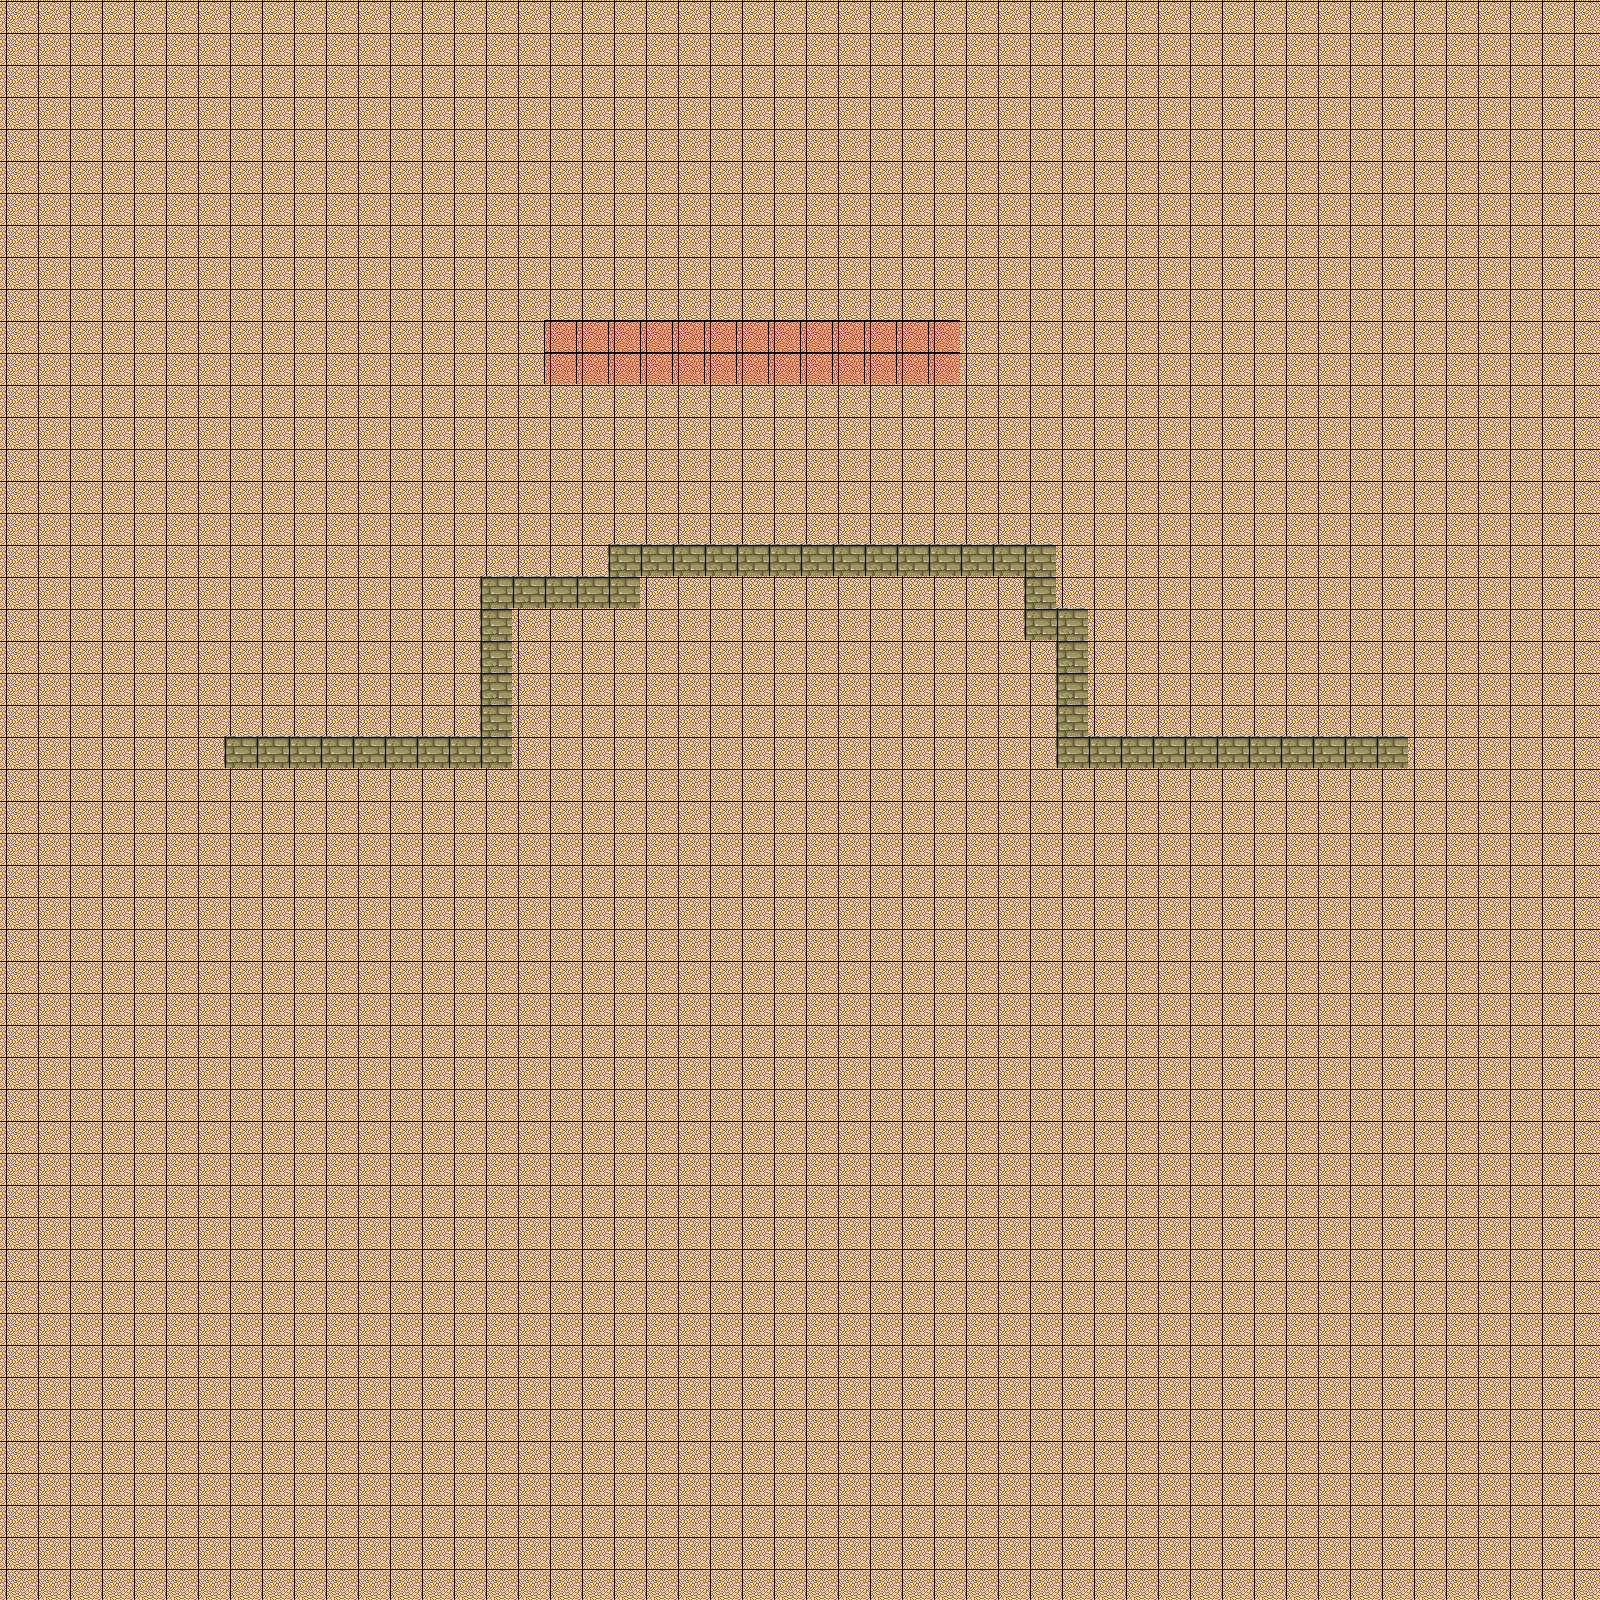

A 2D game scene composited from a Tiled map and its tileset images. What follows is a short description and the map's XML, with each tile layer's data collapsed to a summary:
An orthogonal 50x50 tile map with 32x32 px tiles, 3 tile layers (Background, Foreground, Meta), 2 tilesets and 9 objects (SpawnPoint).

<map version="1.2" tiledversion="1.3.4" orientation="orthogonal" renderorder="right-down" width="50" height="50" tilewidth="32" tileheight="32" infinite="0" nextlayerid="6" nextobjectid="19">
 <tileset firstgid="1" name="tmw_desert_spacing" tilewidth="32" tileheight="32" tilecount="48" columns="8">
  <image source="tmw_desert_spacing.png" width="265" height="199" />
 </tileset>
 <tileset firstgid="49" name="meta_tiles" tilewidth="32" tileheight="32" tilecount="2" columns="2">
  <image source="meta_tiles.png" width="67" height="34" />
  <tile id="0">
   <properties>
    <property name="Collidable" value="True" />
   </properties>
  </tile>
 </tileset>
 <layer id="1" name="Background" width="50" height="50">
  <data>[2500 cells, 2500 non-empty, 1 distinct tile ids]</data>
 </layer>
 <layer id="2" name="Foreground" width="50" height="50">
  <data>[2500 cells, 49 non-empty, 1 distinct tile ids]</data>
 </layer>
 <objectgroup id="3" name="Objects">
  <object id="1" name="SpawnPoint" x="288.546" y="460.446" />
 </objectgroup>
 <objectgroup id="5" name="Obstacles">
  <object id="9" x="538.361" y="320.503" width="416.863" height="60.7489">
   <properties>
    <property name="Collidable" value="True" />
   </properties>
  </object>
  <object id="11" x="219.953" y="724.797" width="299.555" height="43.9906" />
  <object id="12" x="475.517" y="567.688" width="41.8958" height="196.91" />
  <object id="13" x="601.205" y="546.74" width="460.854" height="39.801" />
  <object id="14" x="488.086" y="571.877" width="155.014" height="41.8958" />
  <object id="16" x="588.636" y="542.55" width="475.517" height="58.6541" />
  <object id="17" x="1020.16" y="609.584" width="79.602" height="163.394" />
  <object id="18" x="1114.43" y="718.513" width="295.365" height="54.4645" />
 </objectgroup>
 <layer id="4" name="Meta" width="50" height="50">
  <data>[2500 cells, 26 non-empty, 1 distinct tile ids]</data>
 </layer>
</map>
